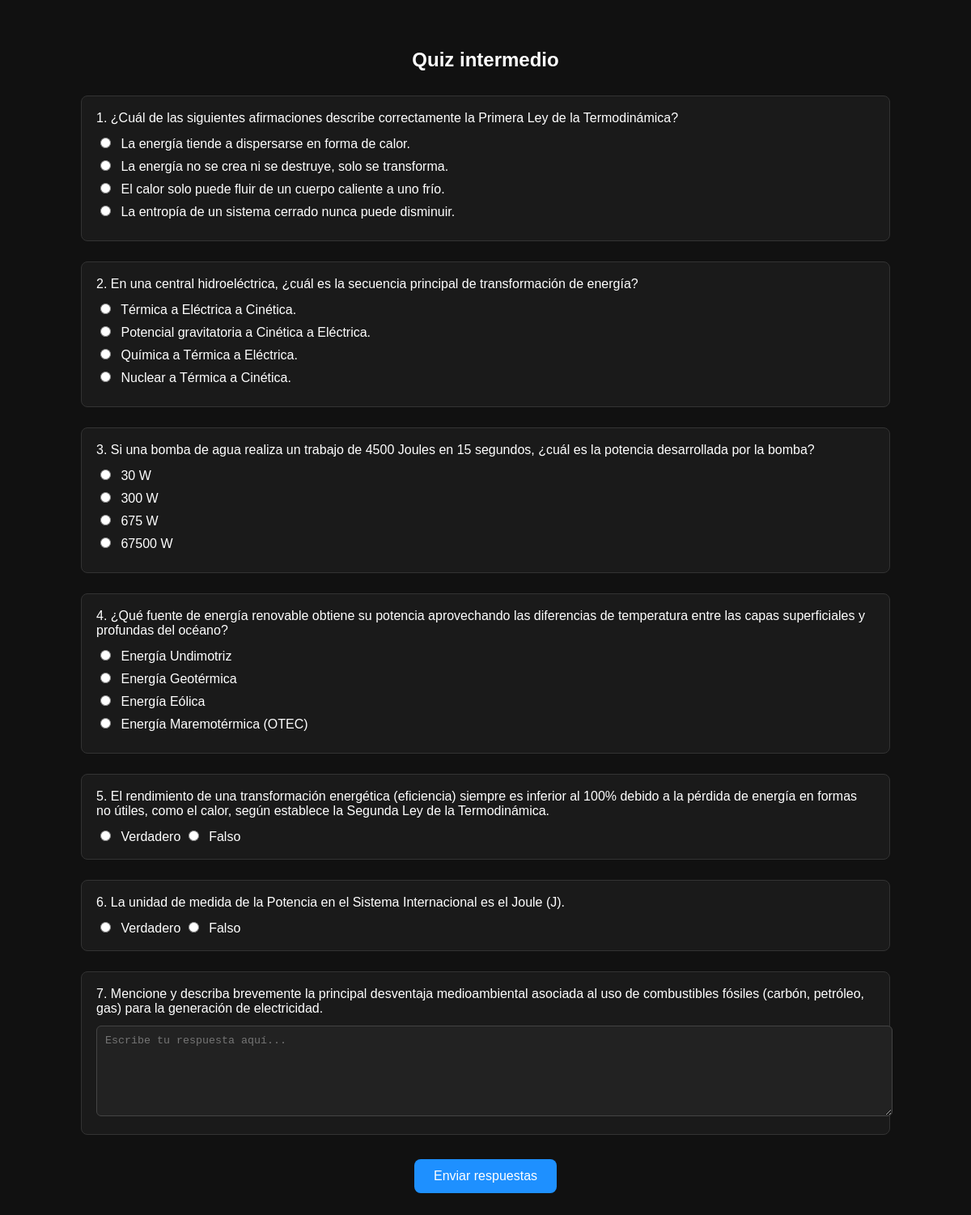
Screenshot of /quiz/2 with the database file from the repository.
### tables this page shows
CREATE TABLE quiz_questions (
    id INTEGER PRIMARY KEY AUTOINCREMENT,
    quiz_id INTEGER,
    question_type TEXT,
    question TEXT,
    options TEXT,
    correct_answer TEXT,
    points INTEGER,
    student_answer TEXT,
    is_correct INTEGER
, feedback TEXT);

### app.py (the view)
@app.route("/quiz/<int:quiz_id>")
def show_intermediate_quiz(quiz_id):
    conn = sqlite3.connect(DB_PATH)
    c = conn.cursor()
    c.execute("""
        SELECT id, question_type, question, options
        FROM quiz_questions
        WHERE quiz_id = ?
        ORDER BY id
    """, (quiz_id,))
    rows = c.fetchall()
    conn.close()
    questions = []
    for row in rows:
        q_id, q_type, q_text, q_options = row
        if q_options:
            try:
                q_options = json.loads(q_options)
            except json.JSONDecodeError:
                q_options = []
        else:
            q_options = []
        questions.append({
            "id": q_id,
            "type": q_type,
            "question": q_text,
            "options": q_options
        })
    return render_template(
        "quiz.html",
        quiz_id=quiz_id,
        questions=questions
    )

### templates/quiz.html (shortened to what this page needs)
<!DOCTYPE html>
<html lang="es">
  <head>
  </head>
  <body>
    <h2>Quiz intermedio</h2>
    <form method="POST" action="/submit_quiz/{{ quiz_id }}">
      {% for q in questions %}
      <div class="question">
        <h4>{{ loop.index }}. {{ q.question }}</h4>
        {% if q.type == "multiple_choice" %}
        <div class="options">
          {% for opt in q.options %}
          <label>
            <input type="radio" name="{{ q.id }}" value="{{ opt }}" required />
            {{ opt }}
          </label>
          {% endfor %}
        </div>
        {% elif q.type == "true_false" %}
        <label>
          <input type="radio" name="{{ q.id }}" value="true" required />
          Verdadero
        </label>
        <label>
          <input type="radio" name="{{ q.id }}" value="false" />
          Falso
        </label>
        {% elif q.type == "open" %}
        <textarea
          name="{{ q.id }}"
          placeholder="Escribe tu respuesta aquí..."
          required
        ></textarea>
        {% endif %}
      </div>
      {% endfor %}
      <button type="submit">Enviar respuestas</button>
    </form>
  </body>
</html>

### templates/quiz.html (style rules this page uses)
body { font-family: Arial, sans-serif; background: #111; color: white; margin: 0; padding: 40px; }
h2 { text-align: center; margin-bottom: 30px; }
form { width: 95%; max-width: 1000px; margin: 0 auto; }
.question { margin-bottom: 25px; padding: 18px; background: #1a1a1a; border: 1px solid #333; border-radius: 8px; }
.question h4 { margin-top: 0; margin-bottom: 12px; font-weight: normal; }
.options label { display: block; margin-bottom: 8px; cursor: pointer; }
input[type="radio"] { margin-right: 8px; }
textarea { width: 100%; min-height: 90px; background: #222; color: white; border: 1px solid #444; border-radius: 6px; padding: 10px; resize: vertical; }
button { display: block; margin: 30px auto 0; padding: 12px 24px; font-size: 16px; background: #1e90ff; color: white; border: none; border-radius: 8px; cursor: pointer; }

### rows the page displays
quiz_questions: question "¿Cuál de las siguientes afirmaciones describe correctamente la Primera Ley de la Termodinámica?", options "La energía tiende a dispersarse en forma de calor." "La energía no se crea ni se destruye, solo se transforma." "El calor solo puede fluir de un cuerpo caliente a uno frío." "La entropía de un sistema cerrado nunca puede disminuir."
quiz_questions: question "En una central hidroeléctrica, ¿cuál es la secuencia principal de transformación de energía?", options "Térmica a Eléctrica a Cinética." "Potencial gravitatoria a Cinética a Eléctrica." "Química a Térmica a Eléctrica." "Nuclear a Térmica a Cinética."
quiz_questions: question "Si una bomba de agua realiza un trabajo de 4500 Joules en 15 segundos, ¿cuál es la potencia desarrollada por la bomba?", options "30 W" "300 W" "675 W" "67500 W"
quiz_questions: question "¿Qué fuente de energía renovable obtiene su potencia aprovechando las diferencias de temperatura entre las capas superficiales y profundas del océano?", options "Energía Undimotriz" "Energía Geotérmica" "Energía Eólica" "Energía Maremotérmica (OTEC)"
quiz_questions: question "El rendimiento de una transformación energética (eficiencia) siempre es inferior al 100% debido a la pérdida de energía en formas no útiles, como el calor, según establece la Segunda Ley de la Termodinámica."
quiz_questions: question "La unidad de medida de la Potencia en el Sistema Internacional es el Joule (J)."
quiz_questions: question "Mencione y describa brevemente la principal desventaja medioambiental asociada al uso de combustibles fósiles (carbón, petróleo, gas) para la generación de electricidad.", id "Escribe tu respuesta aquí..."
